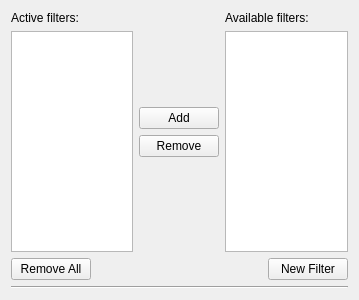
<ui version="4.0" >
 <class>ManageFiltersDlg</class>
 <widget class="QWidget" name="ManageFiltersDlg" >
  <property name="geometry" >
   <rect>
    <x>0</x>
    <y>0</y>
    <width>359</width>
    <height>300</height>
   </rect>
  </property>
  <property name="windowTitle" >
   <string>Manage Filters</string>
  </property>
  <layout class="QVBoxLayout" name="verticalLayout_4" >
   <item>
    <layout class="QHBoxLayout" name="horizontalLayout_2" >
     <item>
      <layout class="QVBoxLayout" name="verticalLayout_2" >
       <item>
        <widget class="QLabel" name="label" >
         <property name="text" >
          <string>Active filters:</string>
         </property>
        </widget>
       </item>
       <item>
        <widget class="QListView" name="m_active_filters" />
       </item>
      </layout>
     </item>
     <item>
      <layout class="QVBoxLayout" name="verticalLayout" >
       <item>
        <spacer name="verticalSpacer" >
         <property name="orientation" >
          <enum>Qt::Vertical</enum>
         </property>
         <property name="sizeHint" stdset="0" >
          <size>
           <width>20</width>
           <height>40</height>
          </size>
         </property>
        </spacer>
       </item>
       <item>
        <widget class="QPushButton" name="m_add" >
         <property name="text" >
          <string>Add</string>
         </property>
        </widget>
       </item>
       <item>
        <widget class="QPushButton" name="m_remove" >
         <property name="text" >
          <string>Remove</string>
         </property>
        </widget>
       </item>
       <item>
        <spacer name="verticalSpacer_2" >
         <property name="orientation" >
          <enum>Qt::Vertical</enum>
         </property>
         <property name="sizeHint" stdset="0" >
          <size>
           <width>20</width>
           <height>40</height>
          </size>
         </property>
        </spacer>
       </item>
      </layout>
     </item>
     <item>
      <layout class="QVBoxLayout" name="verticalLayout_3" >
       <item>
        <widget class="QLabel" name="label_2" >
         <property name="text" >
          <string>Available filters:</string>
         </property>
        </widget>
       </item>
       <item>
        <widget class="QListView" name="m_available_filters" />
       </item>
      </layout>
     </item>
    </layout>
   </item>
   <item>
    <layout class="QHBoxLayout" name="horizontalLayout" >
     <item>
      <widget class="QPushButton" name="m_remove_all" >
       <property name="text" >
        <string>Remove All</string>
       </property>
      </widget>
     </item>
     <item>
      <spacer name="horizontalSpacer" >
       <property name="orientation" >
        <enum>Qt::Horizontal</enum>
       </property>
       <property name="sizeHint" stdset="0" >
        <size>
         <width>40</width>
         <height>20</height>
        </size>
       </property>
      </spacer>
     </item>
     <item>
      <widget class="QPushButton" name="m_new_filter" >
       <property name="text" >
        <string>New Filter</string>
       </property>
      </widget>
     </item>
    </layout>
   </item>
   <item>
    <widget class="Line" name="line" >
     <property name="orientation" >
      <enum>Qt::Horizontal</enum>
     </property>
    </widget>
   </item>
  </layout>
 </widget>
 <resources/>
 <connections/>
</ui>
